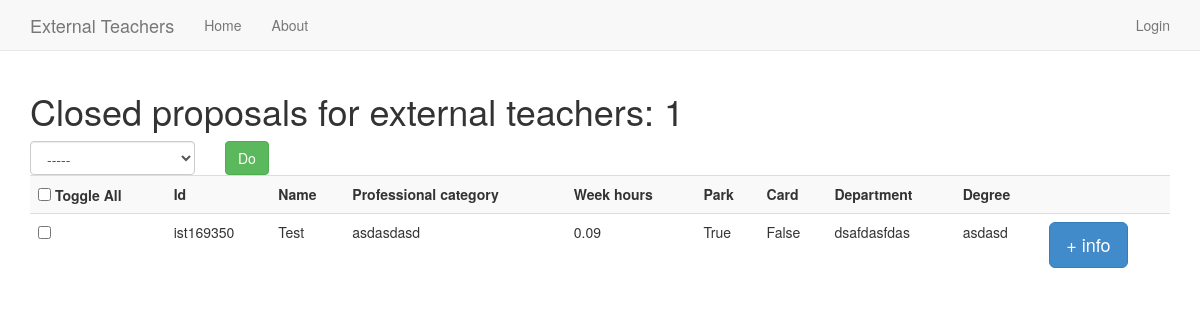
Page /app/sc_closed on the earlier database version.
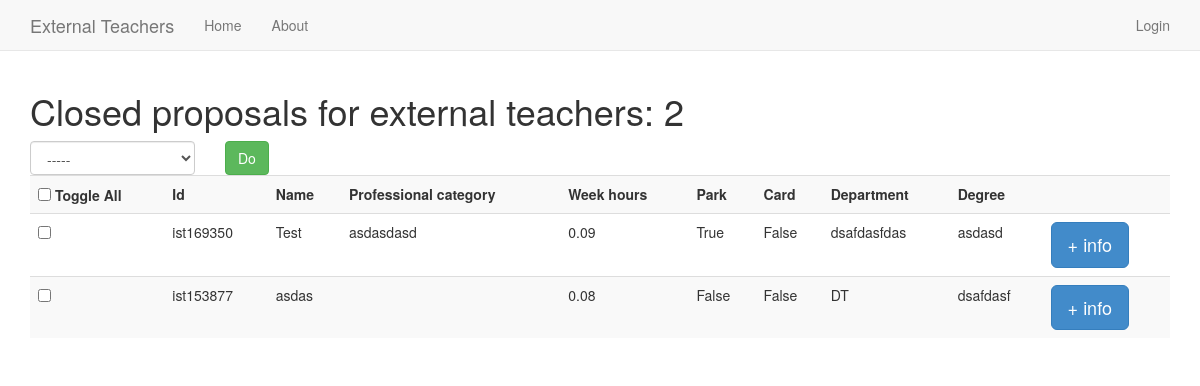
Same page on the later database version.
### app/models.py (models this page shows)
class ExternalTeacher(models.Model):
	user = models.ForeignKey(User)
	is_closed = models.BooleanField(default=False)
	close_date = models.DateTimeField('close date', null=True)
	professional_category = models.CharField(max_length=200, blank=False)
	hours_per_week = models.DecimalField(decimal_places=2, max_digits=5)
	park = models.BooleanField(default=False)
	card = models.BooleanField(default=False)
	department = models.CharField(max_length=200)
	name = models.CharField(max_length=200)
	degree = models.CharField(max_length=200)
	course = models.CharField(max_length=200)
	course_manager = models.CharField(max_length=200)
	notes = models.CharField(max_length=200, blank=True)

### app/views.py (the view)
def sc_closed(request):
	close_action = False
	export_action = True
	external_teachers = ExternalTeacher.objects.filter(is_closed = True)
	if request.method == 'POST':
		return process_action(request, external_teachers, close_action, export_action)
	context = {'external_teachers' : external_teachers, 'export_action' : export_action}
	return render(request, 'app/sc_closed.html', context)

### app/templates/app/sc_closed.html (shortened to what this page needs)
{% extends "app/base.html" %}
{% block content %}
<h1>Closed proposals for external teachers: {{ external_teachers.count }}</h1>
{% include "app/external_teachers_list.html" %}
{% endblock %}

### app/templates/app/external_teachers_list.html (shortened to what this page needs)
<form role="form" method="post" action="">
	<div class="row">
		<div class="col-xs-2">
			<select class="form-control" name="action">
				<option>-----</option>
			</select>
		</div>
		<div class="col-xs-4">
			<div class="btn-group">
				<input type="submit" class="btn btn-default btn-success" value="Do">
			</div>
		</div>
	</div>
	<div class="table-responsive">
		<table class="table table-striped">
			<tr>
				<th><input type="checkbox" onClick="toggle(this)" /> Toggle All</th>
				<th>Id</th>
				<th>Name</th>
				<th>Professional category</th>
				<th>Week hours</th>
				<th>Park</th>
				<th>Card</th>
				<th>Department</th>
				<th>Degree</th>
				<th></th>
			</tr>
			{% for external_teacher in external_teachers %}
			<tr>
				<td>
					<div class="input-group">
						<input type="checkbox" name="external_teachers" value="{{ external_teacher.id }}"/>
					</div>
				<td>{{ external_teacher.user.username }}</td>
				<td>{{ external_teacher.name }}</td>
				{% if request.session.is_scientific_council_member %}
				<td>
					<div class="form-group">
						<input type="text" class="form-control" id="" placeholder="">
					</div>
				</td>
				{% else %}
				<td>{{ external_teacher.professional_category }}</td>
				{% endif %}
				<td>{{ external_teacher.hours_per_week|floatformat:2 }}</td>
				{% if request.session.is_scientific_council_member %}
				<td>
					<div class="form-group">
						<input type="checkbox" name="" {% if external_teacher.park %} checked {% endif %}>
						</input>
					</div>
				</td>
				<td>
					<div class="form-group">
						<input type="checkbox" name="" {% if external_teacher.card %} checked {% endif %}>
						</input>
					</div>
				</td>
				{% else %}
				<td>{{ external_teacher.park }}</td>
				<td>{{ external_teacher.card }}</td>
				{% endif %}
				<td>{{ external_teacher.department }}</td>
				<td>{{ external_teacher.degree }}</td>
				<td>
					<button class="btn btn-primary btn-lg" data-toggle="modal" data-target="#modal{{ external_teacher.id }}">
						+ info
					</button>
											</tr>
										</table>
									</div>
								</div>
			{% endfor %}

Differences in the rows shown:
added ExternalTeacher: user.username "ist153877", name "asdas", hours_per_week "0.08", park "False", card "False", department "DT", degree "dsafdasf"
Other differences:
{{ external_teachers.count }}: "1" → "2"
